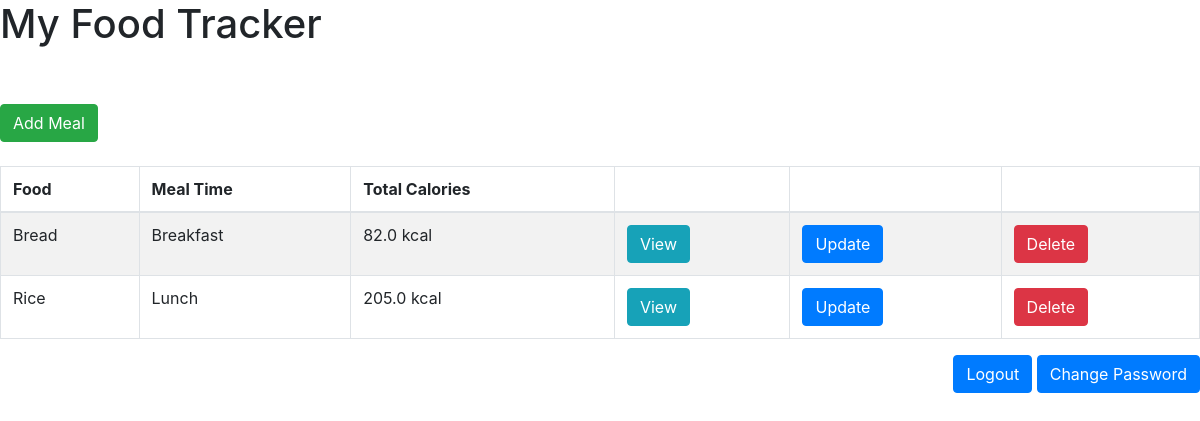
/index, run on the app's committed database.
### food/models.py (models this page shows, shortened)
class Meal(models.Model):
	BREAKFAST = 1
	MORNING_SNACK = 2
	LUNCH = 3
	AFTERNOON_SNACK = 4
	DINNER = 5
	EVENING_SNACK = 6
	MEAL_TIME_TYPES = (
		(BREAKFAST, "Breakfast"),
		(MORNING_SNACK, "Morning Snack"),
		(LUNCH, "Lunch"),
		(AFTERNOON_SNACK, "Afternoon Snack"),
		(DINNER, "Dinner"),
		(EVENING_SNACK, "Evening Snack")
	)
	food = models.ForeignKey(Food, verbose_name="Food" , on_delete = models.CASCADE)
	serving_size = models.IntegerField(verbose_name="Serving Size")
	meal_time = models.IntegerField(verbose_name="Meal Time", choices=MEAL_TIME_TYPES)
	def get_total_calories(self):
		return self.serving_size * self.food.calories

class Food(models.Model):
	name = models.CharField(verbose_name="Food Name", max_length=200)
	calories = models.FloatField(verbose_name="Calories (kcal)")
	total_fat = models.FloatField(verbose_name="Total Fat (g)")
	saturated_fat = models.FloatField(verbose_name="Saturated Fat (g)")
	cholesterol = models.FloatField(verbose_name="Cholesterol (mg)")
	sodium = models.FloatField(verbose_name="Sodium (mg)")
	total_carbohydrate = models.FloatField(verbose_name="Total Carbohydrate (g)")
	dietary_fibre = models.FloatField(verbose_name="Dietary Fibre (g)")
	sugar = models.FloatField(verbose_name="Sugar (g)")
	protein = models.FloatField(verbose_name="Protein (g)")

### food/views.py (the view)
# urls.py: url(r'^index$', index, name='index'),
def index(request):
	template = 'list.html'
	meals = Meal.objects.all()
	context = {
		'meals': meals,
	}
	return render(request, template, context)

### templates/list.html (shortened to what this page needs)
<html>
	<head>
		<link rel="stylesheet" href="https://stackpath.bootstrapcdn.com/bootstrap/4.1.1/css/bootstrap.min.css">
	</head>
	<body>
		<h1>My Food Tracker</h1> <br /><br />
		<a href="{% url 'food:add-meal' %}" class="btn btn-success">Add Meal</a> <br></br>
		<table class="table table-striped table-bordered">
			<thead>
				<tr>
					<th>Food</th>
					<th>Meal Time</th>
					<th>Total Calories</th>
					<th></th>
					<th></th>
					<th></th>
				</tr>
			</thead>
			<tbody>
				{% for meal in meals %}
				<tr>
					<td>{{ meal.food.name }}</td>
					<td>{{ meal.get_meal_time_display }}</td>
					<td>{{ meal.get_total_calories }} kcal</td>
					<td>
						<a href="{% url 'food:view-meal' meal.id %}" class="btn btn-info">View</a>
					</td>
					<td>
						<a href="{% url 'food:update-meal' meal.id %}" class="btn btn-primary">Update</a>
					</td>
					<td>
						<a href="{% url 'food:delete-meal' meal.id %}" class="btn btn-danger">Delete</a>
					</td>
				</tr>
				{% empty %}
				<tr>
					<td colspan=6>No meals yet</td>
				</tr>
				{% endfor %}
			</tbody>
		</table>
		<p align = "right"><a href="{% url 'auth_logout' %}" class="btn btn-primary">Logout</a>
		<a href="{% url 'auth_password_change' %}" class="btn btn-primary">Change Password</a><br></br></p>
	</body>
</html>

### data on the page
Meal: food.name "Bread", meal_time "Breakfast", get_total_calories "82.0"
Meal: food.name "Rice", meal_time "Lunch", get_total_calories "205.0"
